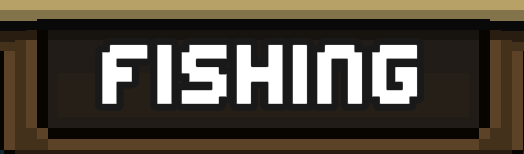
#> input picture old stuff/fishing.png, 524 x 154 px
$ python test4.py
#> lines starting #> are read from the running program, lines starting #| are printed output that depends on the picture
import cv2
import numpy as np
import mss

def get_screen_region(screen_width, screen_height):
    # Capture the entire screen
    return {"top": 0, "left": 0, "width": screen_width, "height": screen_height}

def main():
    # Load the reference image (template) and convert to grayscale
    template = cv2.imread('fishing.png')
#> template is the input picture: shape (154, 524, 3); mean B, G, R 60.5, 72.8, 80.9
    if template is None:
        print("Error loading reference image")
        return
    template_gray = cv2.cvtColor(template, cv2.COLOR_BGR2GRAY)
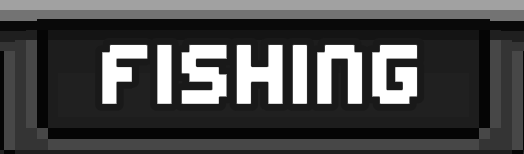
#> template_gray: shape (154, 524); min 5, max 255, mean 73.9
    template_height, template_width = template_gray.shape
#> template_height = 154; template_width = 524

    with mss.mss() as sct:
        monitor = sct.monitors[1]
        screen_width = monitor['width']
        screen_height = monitor['height']

        # Define capture region to cover the entire screen
        region = get_screen_region(screen_width, screen_height)

        while True:
            # Capture the screen
            img = sct.grab(region)
            img_np = np.array(img)
            img_bgr = cv2.cvtColor(img_np, cv2.COLOR_RGB2BGR)

            # Convert screen capture to grayscale
            img_gray = cv2.cvtColor(img_bgr, cv2.COLOR_BGR2GRAY)

            # Perform template matching
            result = cv2.matchTemplate(img_gray, template_gray, cv2.TM_CCOEFF_NORMED)
            min_val, max_val, min_loc, max_loc = cv2.minMaxLoc(result)

            # Define a threshold for detecting the presence of the template
            threshold = 0.39  # Adjust this value as needed
            print(max_val)
            if max_val >= threshold:
                print("Template found on screen")
                # Draw rectangle around the detected region
                top_left = max_loc
                bottom_right = (top_left[0] + template_width, top_left[1] + template_height)
                cv2.rectangle(img_bgr, top_left, bottom_right, (0, 255, 0), 2)
                cv2.imshow("Detected", img_bgr)
                cv2.waitKey(0)
                break

            # Display the captured screen
            cv2.imshow("Screen Capture", img_bgr)

            # Break loop if 'q' is pressed
            if cv2.waitKey(1) & 0xFF == ord('q'):
                break

        cv2.destroyAllWindows()

if __name__ == "__main__":
    main()
#> (the call stopped at in main, `with mss.mss() as sct:`: mss is not available in this run)
